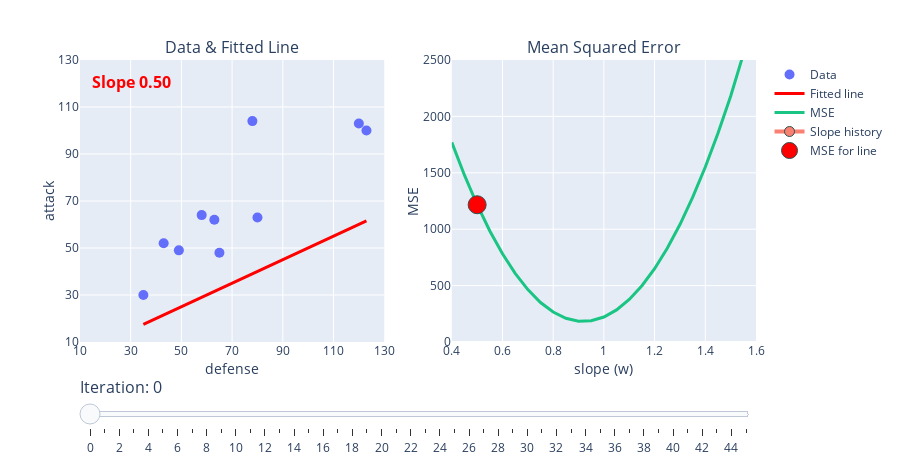

Here is the notebook cell this chart was saved with:
### Markdown cell above
Let's take a look at the journey our slope parameter of our simple linear model went on during its optimization:

### Code cell
plot_gradient_descent(x, y, w=0.5, alpha=0.00001)

### Figure 1 — Plotly figure (JSON) as saved in the notebook; plotly's stock layout.template omitted (floating-point values rounded to 4 significant figures)
{"data": [{"marker": {"size": 10}, "mode": "markers", "name": "Data", "type": "scatter", "x": [35, 43, 49, 58, 63, 65, 78, 80, 120, 123], "xaxis": "x", "y": [30, 52, 49, 64, 62, 48, 104, 63, 103, 100], "yaxis": "y"}, {"line": {"color": "red", "width": 3}, "mode": "lines", "name": "Fitted line", "type": "scatter", "x": [35, 43, 49, 58, 63, 65, 78, 80, 120, 123], "xaxis": "x", "y": [17.5, 21.5, 24.5, 29, 31.5, 32.5, 39, 40, 60, 61.5], "yaxis": "y"}, {"line": {"color": "#1ac584", "width": 3}, "mode": "lines", "name": "MSE", "type": "scatter", "x": [0.4, 0.45, 0.5, 0.55, 0.6, 0.65, 0.7, 0.75, 0.8, 0.85, 0.9, 0.95, 1.0, 1.05, 1.1, 1.15, 1.2, 1.25, 1.3, 1.35, 1.4, 1.45, 1.5, 1.55, 1.6], "xaxis": "x2", "y": [1770.0, 1479.0, 1217.0, 984.4, 781.5, 608.2, 464.4, 350.1, 265.3, 210.1, 184.4, 188.2, 221.5, 284.4, 376.7, 498.6, 650.0, 831.0, 1041.0, 1281.0, 1551.0, 1850.0, 2179.0, 2537.0, 2924.0], "yaxis": "y2"}, {"line": {"color": "salmon", "width": 4}, "marker": {"line": {"color": "DarkSlateGrey", "width": 1}, "size": 10}, "mode": "markers+lines", "name": "Slope history", "type": "scatter", "x": [0.5], "xaxis": "x2", "y": [1217.0], "yaxis": "y2"}, {"line": {"color": "red"}, "marker": {"line": {"color": "DarkSlateGrey", "width": 1}, "size": 18}, "mode": "markers", "name": "MSE for line", "type": "scatter", "x": [0.5], "xaxis": "x2", "y": [1217.0], "yaxis": "y2"}, {"mode": "text", "showlegend": false, "text": "<b>Slope 0.50<b>", "textfont": {"color": "red", "size": 16}, "type": "scatter", "x": [30.3], "xaxis": "x", "y": [120], "yaxis": "y"}], "layout": {"annotations": [{"font": {"size": 16}, "showarrow": false, "text": "Data & Fitted Line", "x": 0.225, "xanchor": "center", "xref": "paper", "y": 1, "yanchor": "bottom", "yref": "paper"}, {"font": {"size": 16}, "showarrow": false, "text": "Mean Squared Error", "x": 0.775, "xanchor": "center", "xref": "paper", "y": 1, "yanchor": "bottom", "yref": "paper"}], "height": 475, "margin": {"t": 60}, "sliders": [{"currentvalue": {"font": {"size": 16}, "prefix": "Iteration: ", "visible": true}, "pad": {"b": 10, "t": 30}, "steps": [{"args": [[0], {"frame": {"duration": 0, "easing": "linear", "redraw": false}, "transition": {"duration": 0, "easing": "linear"}}], "label": "0", "method": "animate"}, {"args": [[1], {"frame": {"duration": 0, "easing": "linear", "redraw": false}, "transition": {"duration": 0, "easing": "linear"}}], "label": "1", "method": "animate"}, {"args": [[2], {"frame": {"duration": 0, "easing": "linear", "redraw": false}, "transition": {"duration": 0, "easing": "linear"}}], "label": "2", "method": "animate"}, {"args": [[3], {"frame": {"duration": 0, "easing": "linear", "redraw": false}, "transition": {"duration": 0, "easing": "linear"}}], "label": "3", "method": "animate"}, {"args": [[4], {"frame": {"duration": 0, "easing": "linear", "redraw": false}, "transition": {"duration": 0, "easing": "linear"}}], "label": "4", "method": "animate"}, {"args": [[5], {"frame": {"duration": 0, "easing": "linear", "redraw": false}, "transition": {"duration": 0, "easing": "linear"}}], "label": "5", "method": "animate"}, {"args": [[6], {"frame": {"duration": 0, "easing": "linear", "redraw": false}, "transition": {"duration": 0, "easing": "linear"}}], "label": "6", "method": "animate"}, {"args": [[7], {"frame": {"duration": 0, "easing": "linear", "redraw": false}, "transition": {"duration": 0, "easing": "linear"}}], "label": "7", "method": "animate"}, {"args": [[8], {"frame": {"duration": 0, "easing": "linear", "redraw": false}, "transition": {"duration": 0, "easing": "linear"}}], "label": "8", "method": "animate"}, {"args": [[9], {"frame": {"duration": 0, "easing": "linear", "redraw": false}, "transition": {"duration": 0, "easing": "linear"}}], "label": "9", "method": "animate"}, {"args": [[10], {"frame": {"duration": 0, "easing": "linear", "redraw": false}, "transition": {"duration": 0, "easing": "linear"}}], "label": "10", "method": "animate"}, {"args": [[11], {"frame": {"duration": 0, "easing": "linear", "redraw": false}, "transition": {"duration": 0, "easing": "linear"}}], "label": "11", "method": "animate"}, {"args": [[12], {"frame": {"duration": 0, "easing": "linear", "redraw": false}, "transition": {"duration": 0, "easing": "linear"}}], "label": "12", "method": "animate"}, {"args": [[13], {"frame": {"duration": 0, "easing": "linear", "redraw": false}, "transition": {"duration": 0, "easing": "linear"}}], "label": "13", "method": "animate"}, {"args": [[14], {"frame": {"duration": 0, "easing": "linear", "redraw": false}, "transition": {"duration": 0, "easing": "linear"}}], "label": "14", "method": "animate"}, {"args": [[15], {"frame": {"duration": 0, "easing": "linear", "redraw": false}, "transition": {"duration": 0, "easing": "linear"}}], "label": "15", "method": "animate"}, {"args": [[16], {"frame": {"duration": 0, "easing": "linear", "redraw": false}, "transition": {"duration": 0, "easing": "linear"}}], "label": "16", "method": "animate"}, {"args": [[17], {"frame": {"duration": 0, "easing": "linear", "redraw": false}, "transition": {"duration": 0, "easing": "linear"}}], "label": "17", "method": "animate"}, {"args": [[18], {"frame": {"duration": 0, "easing": "linear", "redraw": false}, "transition": {"duration": 0, "easing": "linear"}}], "label": "18", "method": "animate"}, {"args": [[19], {"frame": {"duration": 0, "easing": "linear", "redraw": false}, "transition": {"duration": 0, "easing": "linear"}}], "label": "19", "method": "animate"}, {"args": [[20], {"frame": {"duration": 0, "easing": "linear", "redraw": false}, "transition": {"duration": 0, "easing": "linear"}}], "label": "20", "method": "animate"}, {"args": [[21], {"frame": {"duration": 0, "easing": "linear", "redraw": false}, "transition": {"duration": 0, "easing": "linear"}}], "label": "21", "method": "animate"}, {"args": [[22], {"frame": {"duration": 0, "easing": "linear", "redraw": false}, "transition": {"duration": 0, "easing": "linear"}}], "label": "22", "method": "animate"}, {"args": [[23], {"frame": {"duration": 0, "easing": "linear", "redraw": false}, "transition": {"duration": 0, "easing": "linear"}}], "label": "23", "method": "animate"}, {"args": [[24], {"frame": {"duration": 0, "easing": "linear", "redraw": false}, "transition": {"duration": 0, "easing": "linear"}}], "label": "24", "method": "animate"}, {"args": [[25], {"frame": {"duration": 0, "easing": "linear", "redraw": false}, "transition": {"duration": 0, "easing": "linear"}}], "label": "25", "method": "animate"}, {"args": [[26], {"frame": {"duration": 0, "easing": "linear", "redraw": false}, "transition": {"duration": 0, "easing": "linear"}}], "label": "26", "method": "animate"}, {"args": [[27], {"frame": {"duration": 0, "easing": "linear", "redraw": false}, "transition": {"duration": 0, "easing": "linear"}}], "label": "27", "method": "animate"}, {"args": [[28], {"frame": {"duration": 0, "easing": "linear", "redraw": false}, "transition": {"duration": 0, "easing": "linear"}}], "label": "28", "method": "animate"}, {"args": [[29], {"frame": {"duration": 0, "easing": "linear", "redraw": false}, "transition": {"duration": 0, "easing": "linear"}}], "label": "29", "method": "animate"}, {"args": [[30], {"frame": {"duration": 0, "easing": "linear", "redraw": false}, "transition": {"duration": 0, "easing": "linear"}}], "label": "30", "method": "animate"}, {"args": [[31], {"frame": {"duration": 0, "easing": "linear", "redraw": false}, "transition": {"duration": 0, "easing": "linear"}}], "label": "31", "method": "animate"}, {"args": [[32], {"frame": {"duration": 0, "easing": "linear", "redraw": false}, "transition": {"duration": 0, "easing": "linear"}}], "label": "32", "method": "animate"}, {"args": [[33], {"frame": {"duration": 0, "easing": "linear", "redraw": false}, "transition": {"duration": 0, "easing": "linear"}}], "label": "33", "method": "animate"}, {"args": [[34], {"frame": {"duration": 0, "easing": "linear", "redraw": false}, "transition": {"duration": 0, "easing": "linear"}}], "label": "34", "method": "animate"}, {"args": [[35], {"frame": {"duration": 0, "easing": "linear", "redraw": false}, "transition": {"duration": 0, "easing": "linear"}}], "label": "35", "method": "animate"}, {"args": [[36], {"frame": {"duration": 0, "easing": "linear", "redraw": false}, "transition": {"duration": 0, "easing": "linear"}}], "label": "36", "method": "animate"}, {"args": [[37], {"frame": {"duration": 0, "easing": "linear", "redraw": false}, "transition": {"duration": 0, "easing": "linear"}}], "label": "37", "method": "animate"}, {"args": [[38], {"frame": {"duration": 0, "easing": "linear", "redraw": false}, "transition": {"duration": 0, "easing": "linear"}}], "label": "38", "method": "animate"}, {"args": [[39], {"frame": {"duration": 0, "easing": "linear", "redraw": false}, "transition": {"duration": 0, "easing": "linear"}}], "label": "39", "method": "animate"}, {"args": [[40], {"frame": {"duration": 0, "easing": "linear", "redraw": false}, "transition": {"duration": 0, "easing": "linear"}}], "label": "40", "method": "animate"}, {"args": [[41], {"frame": {"duration": 0, "easing": "linear", "redraw": false}, "transition": {"duration": 0, "easing": "linear"}}], "label": "41", "method": "animate"}, {"args": [[42], {"frame": {"duration": 0, "easing": "linear", "redraw": false}, "transition": {"duration": 0, "easing": "linear"}}], "label": "42", "method": "animate"}, {"args": [[43], {"frame": {"duration": 0, "easing": "linear", "redraw": false}, "transition": {"duration": 0, "easing": "linear"}}], "label": "43", "method": "animate"}, {"args": [[44], {"frame": {"duration": 0, "easing": "linear", "redraw": false}, "transition": {"duration": 0, "easing": "linear"}}], "label": "44", "method": "animate"}, {"args": [[45], {"frame": {"duration": 0, "easing": "linear", "redraw": false}, "transition": {"duration": 0, "easing": "linear"}}], "label": "45", "method": "animate"}]}], "width": 900, "xaxis": {"anchor": "y", "domain": [0, 0.45], "dtick": 20, "range": [10, 130], "tick0": 10, "title": {"standoff": 0, "text": "defense"}}, "xaxis2": {"anchor": "y2", "domain": [0.55, 1], "dtick": 0.2, "range": [0.4, 1.6], "tick0": 0.4, "title": {"standoff": 0, "text": "slope (w)"}}, "yaxis": {"anchor": "x", "domain": [0, 1], "dtick": 20, "range": [10, 130], "tick0": 10, "title": {"standoff": 0, "text": "attack"}}, "yaxis2": {"anchor": "x2", "domain": [0, 1], "range": [0, 2500], "title": {"standoff": 0, "text": "MSE"}}}}
